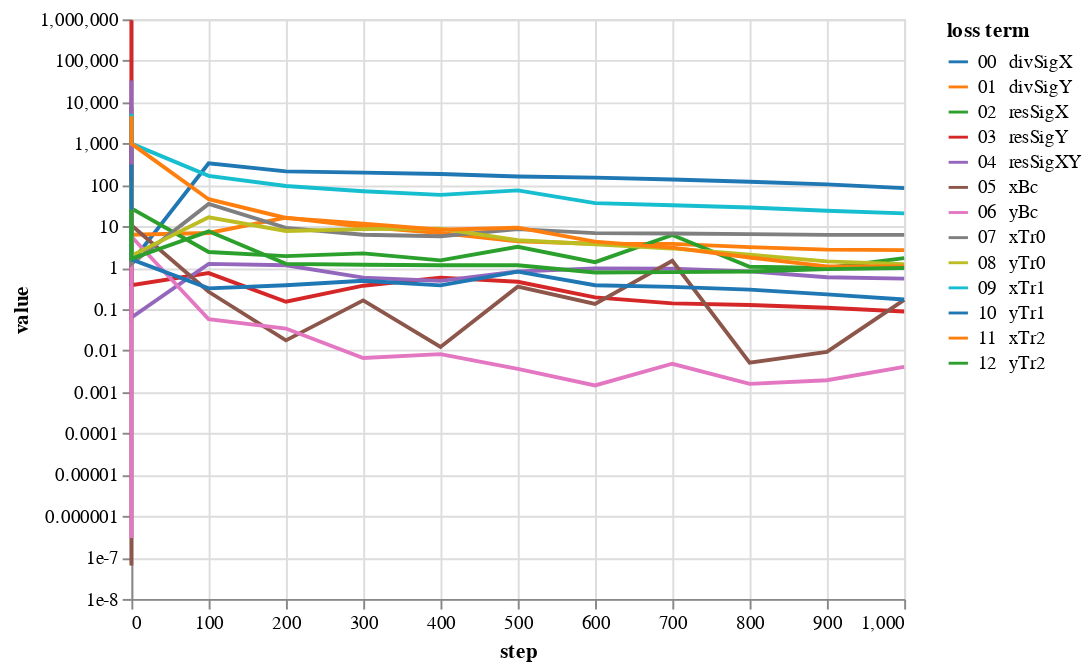

The code cell stored with this chart in its notebook:
### Code cell
bcNames = ['xBc','yBc','xTr0','yTr0','xTr1','yTr1','xTr2','yTr2']
# lines = alt.Chart(pd.DataFrame({'step':[1000,3000,4000]})).mark_rule(color='gray').encode(x='step:Q')
lossPlot(losshistory, bcNames)

### Figure 1 — Vega-Lite specification as saved in the notebook (floating-point values rounded to 4 significant figures)
{"config": {"view": {"continuousWidth": 400, "continuousHeight": 300}}, "data": {"name": "data-f0a63cdddd0a882ecccfc39d7a405650"}, "mark": "line", "encoding": {"color": {"type": "nominal", "field": "loss term", "scale": {"scheme": "category10"}, "sort": ["00  divSigX", "01  divSigY", "02  resSigX", "03  resSigY", "04  resSigXY", "05  xBc", "06  yBc", "07  xTr0", "08  yTr0", "09  xTr1", "10  yTr1", "11  xTr2", "12  yTr2"]}, "tooltip": [{"type": "nominal", "field": "loss term"}, {"type": "quantitative", "field": "value"}, {"type": "quantitative", "field": "step"}], "x": {"type": "quantitative", "field": "step"}, "y": {"type": "quantitative", "field": "value", "scale": {"type": "log"}}}, "transform": [{"fold": ["00  divSigX", "01  divSigY", "02  resSigX", "03  resSigY", "04  resSigXY", "05  xBc", "06  yBc", "07  xTr0", "08  yTr0", "09  xTr1", "10  yTr1", "11  xTr2", "12  yTr2"], "as": ["loss term", "value"]}], "$schema": "https://vega.github.io/schema/vega-lite/v4.8.1.json", "datasets": {"data-f0a63cdddd0a882ecccfc39d7a405650": [{"00  divSigX": 1381.0, "01  divSigY": 367.8, "02  resSigX": 7710.0, "03  resSigY": 947200.0, "04  resSigXY": 33330.0, "05  xBc": 6.451e-08, "06  yBc": 2.964e-07, "07  xTr0": 125.2, "08  yTr0": 124.2, "09  xTr1": 5268.0, "10  yTr1": 309.2, "11  xTr2": 4556.0, "12  yTr2": 25.31, "step": 0}, {"00  divSigX": 1.341, "01  divSigY": 6.269, "02  resSigX": 27.18, "03  resSigY": 0.3793, "04  resSigXY": 0.06239, "05  xBc": 10.58, "06  yBc": 5.663, "07  xTr0": 1.237, "08  yTr0": 1.948, "09  xTr1": 994.2, "10  yTr1": 1.586, "11  xTr2": 990.5, "12  yTr2": 1.644, "step": 0}, {"00  divSigX": 331.2, "01  divSigY": 6.909, "02  resSigX": 2.399, "03  resSigY": 0.7414, "04  resSigXY": 1.241, "05  xBc": 0.2623, "06  yBc": 0.05683, "07  xTr0": 34.73, "08  yTr0": 16.56, "09  xTr1": 166.0, "10  yTr1": 0.3169, "11  xTr2": 45.07, "12  yTr2": 7.573, "step": 100}, {"00  divSigX": 211.8, "01  divSigY": 16.2, "02  resSigX": 1.901, "03  resSigY": 0.1512, "04  resSigXY": 1.146, "05  xBc": 0.0176, "06  yBc": 0.03395, "07  xTr0": 9.128, "08  yTr0": 7.711, "09  xTr1": 94.24, "10  yTr1": 0.3764, "11  xTr2": 15.91, "12  yTr2": 1.239, "step": 200}, {"00  divSigX": 197.7, "01  divSigY": 9.773, "02  resSigX": 2.221, "03  resSigY": 0.3675, "04  resSigXY": 0.5749, "05  xBc": 0.1624, "06  yBc": 0.006606, "07  xTr0": 6.255, "08  yTr0": 8.583, "09  xTr1": 70.3, "10  yTr1": 0.4843, "11  xTr2": 11.52, "12  yTr2": 1.181, "step": 300}, {"00  divSigX": 183.5, "01  divSigY": 6.906, "02  resSigX": 1.506, "03  resSigY": 0.5752, "04  resSigXY": 0.4797, "05  xBc": 0.01218, "06  yBc": 0.008185, "07  xTr0": 5.772, "08  yTr0": 8.81, "09  xTr1": 57.62, "10  yTr1": 0.3756, "11  xTr2": 8.249, "12  yTr2": 1.146, "step": 400}, {"00  divSigX": 159.5, "01  divSigY": 4.355, "02  resSigX": 3.199, "03  resSigY": 0.4584, "04  resSigXY": 0.8119, "05  xBc": 0.3491, "06  yBc": 0.003605, "07  xTr0": 8.584, "08  yTr0": 4.602, "09  xTr1": 73.86, "10  yTr1": 0.8049, "11  xTr2": 9.252, "12  yTr2": 1.147, "step": 500}, {"00  divSigX": 150.2, "01  divSigY": 3.788, "02  resSigX": 1.362, "03  resSigY": 0.1918, "04  resSigXY": 0.965, "05  xBc": 0.134, "06  yBc": 0.001437, "07  xTr0": 6.823, "08  yTr0": 3.693, "09  xTr1": 36.32, "10  yTr1": 0.3774, "11  xTr2": 4.272, "12  yTr2": 0.7689, "step": 600}, {"00  divSigX": 135.5, "01  divSigY": 3.776, "02  resSigX": 6.175, "03  resSigY": 0.1379, "04  resSigXY": 0.954, "05  xBc": 1.472, "06  yBc": 0.004789, "07  xTr0": 6.716, "08  yTr0": 2.921, "09  xTr1": 32.23, "10  yTr1": 0.3459, "11  xTr2": 3.047, "12  yTr2": 0.7841, "step": 700}, {"00  divSigX": 118.9, "01  divSigY": 3.149, "02  resSigX": 1.053, "03  resSigY": 0.126, "04  resSigXY": 0.8182, "05  xBc": 0.005095, "06  yBc": 0.001565, "07  xTr0": 6.486, "08  yTr0": 2.053, "09  xTr1": 28.47, "10  yTr1": 0.296, "11  xTr2": 1.769, "12  yTr2": 0.8083, "step": 800}, {"00  divSigX": 103.4, "01  divSigY": 2.731, "02  resSigX": 0.9945, "03  resSigY": 0.1078, "04  resSigXY": 0.5887, "05  xBc": 0.009232, "06  yBc": 0.001912, "07  xTr0": 6.221, "08  yTr0": 1.419, "09  xTr1": 23.85, "10  yTr1": 0.2275, "11  xTr2": 1.075, "12  yTr2": 0.9276, "step": 900}, {"00  divSigX": 83.9, "01  divSigY": 2.659, "02  resSigX": 1.707, "03  resSigY": 0.08736, "04  resSigXY": 0.5448, "05  xBc": 0.1675, "06  yBc": 0.004028, "07  xTr0": 6.223, "08  yTr0": 1.221, "09  xTr1": 20.61, "10  yTr1": 0.171, "11  xTr2": 1.068, "12  yTr2": 0.9856, "step": 1000}]}}
